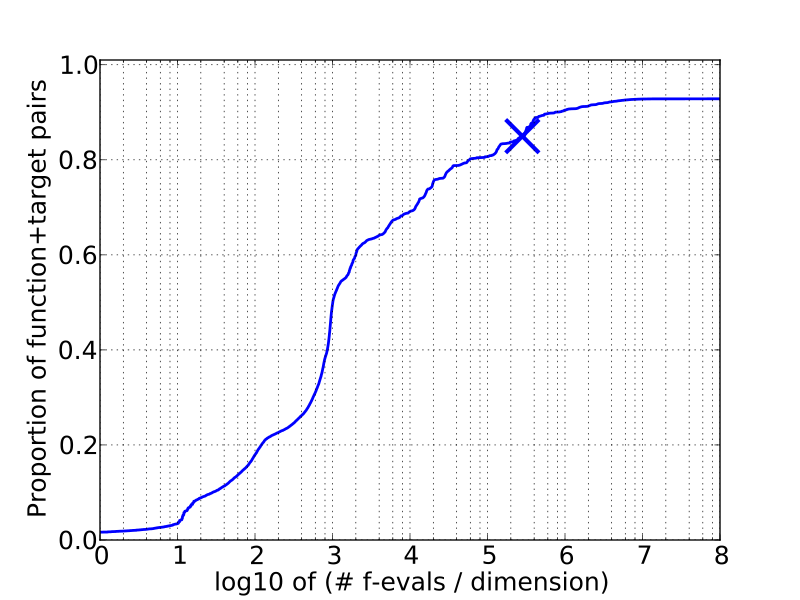

Reproduce this figure in Python.
import urllib
import tarfile
import glob
from pylab import *

import bbob_pproc as bb

# Collect and unarchive data (3.4MB)
dataurl = 'http://coco.lri.fr/BBOB2009/pythondata/BIPOP-CMA-ES.tar.gz'
filename, headers = urllib.urlretrieve(dataurl)
archivefile = tarfile.open(filename)
archivefile.extractall()

# Empirical cumulative distribution function of bootstrapped ERT figure
ds = bb.load(glob.glob('BBOB2009pythondata/BIPOP-CMA-ES/ppdata_f0*_20.pickle'))
figure()
bb.compall.pprldmany.plot(ds) # must rather call main instead of plot?
bb.compall.pprldmany.beautify()
